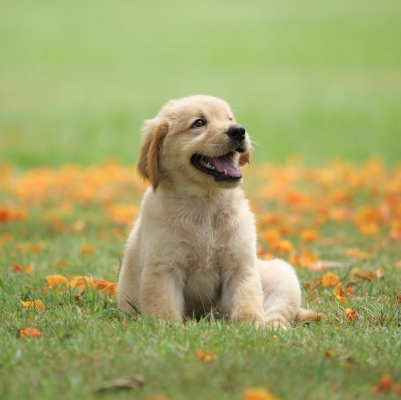
#> input picture DATASETS/images/dog.jpg, 401 x 400 px
$ jupyter execute --allow-errors 48_Thresholding.ipynb
#> lines starting #> are read from the running program, lines starting #| are printed output that depends on the picture; after the words box and inside, x2 and y2 are one past the last pixel; in counts of white or black regions, pixels touching at a corner belong together
[cell 1]
import cv2
import matplotlib.pyplot as plt
import numpy as np

[cell 2]
img=cv2.imread('../../DATASETS/images/dog.jpg',0)
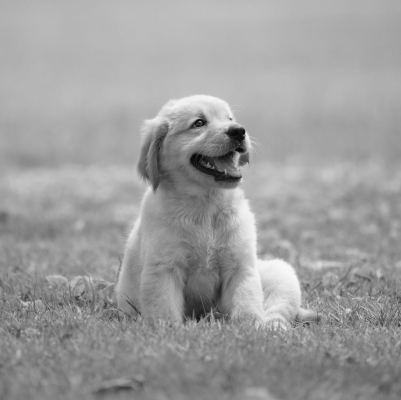
#> img: shape (400, 401); min 8, max 249, mean 156.9

* BIANRY THRESHOLDING

[cell 3]
binary_image = img > 128
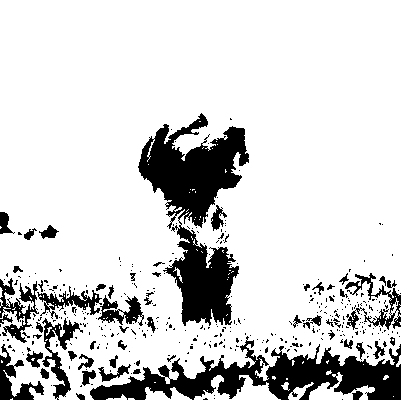
#> binary_image: shape (400, 401) bool; 82.9% white; 367 black regions (313 under 20 px), largest, box (x1, y1, x2, y2) and area: (138, 113, 249, 326) 10435, (90, 336, 401, 400) 8045, (42, 318, 83, 400) 1007
binary_image

plt.figure(figsize=(16,9))
plt.subplot(1,2,1)
plt.imshow(img, cmap = 'gray')
plt.subplot(1,2,2)
plt.imshow(binary_image, cmap = 'gray')
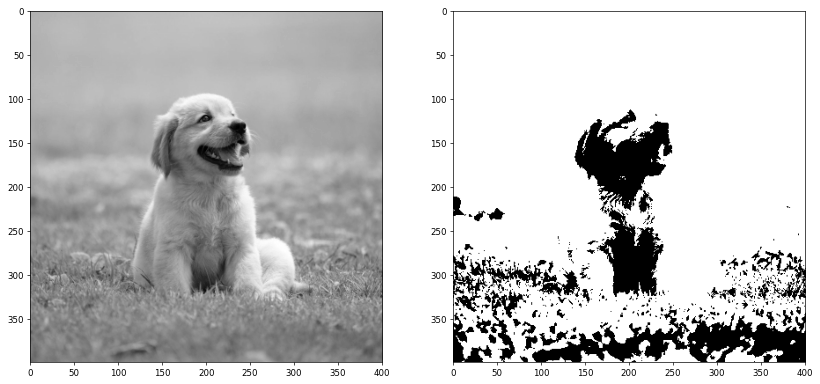
#> figure drawn by matplotlib, 2 panels

[cell 4]
import os
os.getcwd()

[cell 5]
img = cv2.imread('../../DATASETS/images/lenna.png',0)
#> (the rest of this cell did not finish here and is left out)

[cell 6]
thresh, new_img = cv2.threshold(img, 128, 255, cv2.THRESH_BINARY)
thresh, new_img_inv = cv2.threshold(img, 128, 255, cv2.THRESH_BINARY_INV)

[cell 7]
plt.figure(figsize=(20, 5))

plt.subplot(1, 4, 1); plt.title('Original Image')
#> (the rest of this cell did not finish here and is left out)

* OTSU THRESHOLDING

[cell 8]
thresh, img_otsu = cv2.threshold(img, 100, 255, cv2.THRESH_OTSU)
#> thresh = 0

thresh
#> Out = 0
